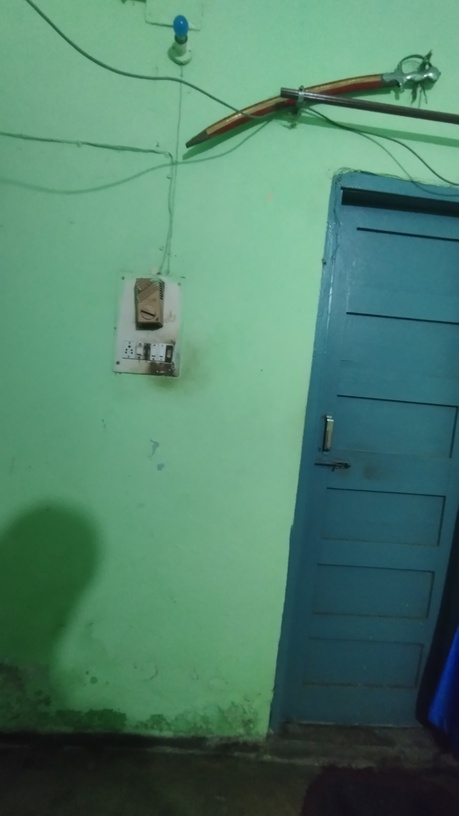
#> input picture imgs/IMG_20260127_192226.jpg.jpeg, 459 x 816 px, shrunk from 1836 x 3264 before the run; its folder holds 4 pictures in this run
$ python pan_cap.py
#> lines starting #> are read from the running program, lines starting #| are printed output that depends on the picture
import numpy as np
import cv2
import cv2
import glob
import imutils

image_path = glob.glob("imgs/*.jpeg")
images = []
for image in image_path:
    img = cv2.imread(image)
#> img is the input picture: shape (816, 459, 3); mean B, G, R 107.4, 128.5, 80.4
    images.append(img)
    # cv2.imshow("Image", img)
    cv2.waitKey(0)
imageStitcher = cv2.Stitcher_create()

error, stitched_img = imageStitcher.stitch(images)
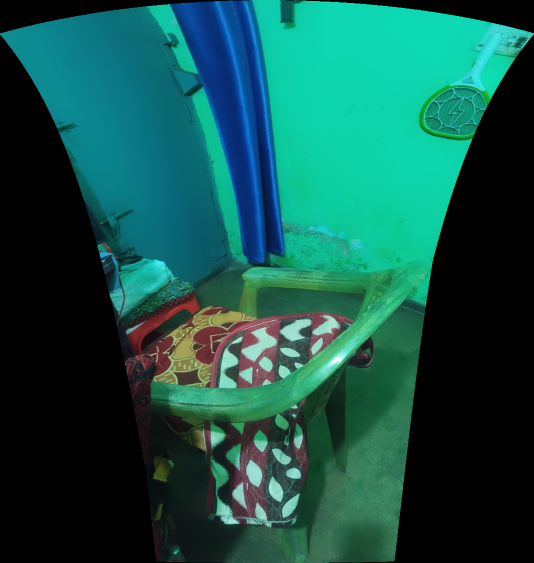
#> stitched_img: shape (1126, 1068, 3) (shown at 1/2 size); mean of channels 0, 1, 2 73.3, 82.2, 19.1; drawn as B, G, R

if not error:
    cv2.imwrite("stiched_img.png", stitched_img)
    cv2.imshow("stitched op", stitched_img)
    cv2.waitKey(0)
